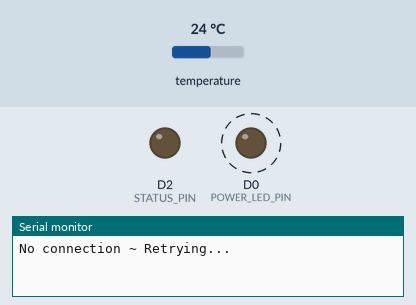
This program was run on a simulated ESP8266 (NodeMCU). On the bench: output pins drawn as LEDs (lit = HIGH), the last lines printed to the serial monitor. Dashed ring = blinking. The test bench sets the inputs (shaded band); at power-on: temperature 24 °C. WiFi joins after 1.5 s; servers stay silent unless stated; uploads are accepted with an empty reply.

Above: at 0.16 s.
At 1.92 s:
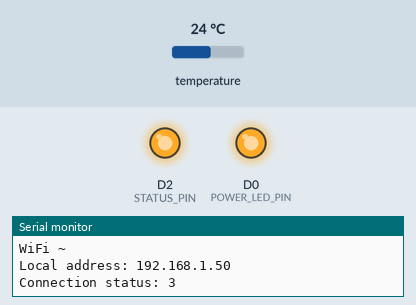
At 3.7 s:
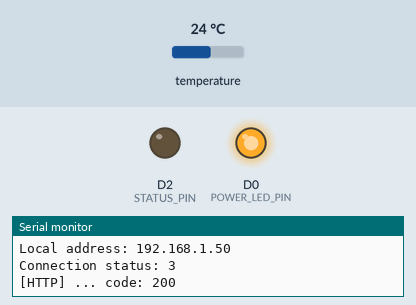
Timing chart, 0 to 8.5 s (numbered marks = the images above):
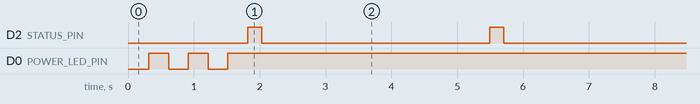

Measured:
- by itself, D2 (STATUS_PIN): alternates HIGH for 0.21 s and LOW for 3.5 s
- by itself, D0 (POWER_LED_PIN): alternates HIGH for 0.30 s and LOW for 0.30 s, 5 changes in all, then stays HIGH

The program:

main.cpp
```cpp
/**

 * POWER_LED_OUTPUT
 * If power is flashing, means no connection.
 * Otherwise, is connected
 *
 * STATUS_OUTPUT
 * If status led is turn on -> transmitting
 * If slowly flashing -> retrieve code 200 after post
 * If quickly flashing -> retrieve other code
 * If turn of -> not transmitting
 *
 */
#include <Arduino.h>
#include <OneWire.h>
#include <DallasTemperature.h>
#include <ESP8266WiFi.h>
#include <ESP8266HTTPClient.h>

const int POWER_LED_PIN = D0;
const int THERMOMETER_PIN = D1;
const int STATUS_PIN = D2;

const String WIFI_SSID = "";
const String WIFI_PASSWORD = "";
const String API_URL = "";

OneWire oneWire(THERMOMETER_PIN);
DallasTemperature sensors(&oneWire);


void initializeWiFi() {
  // Connect to the server
  WiFi.begin(WIFI_SSID, WIFI_PASSWORD);

}

void setup() {
  // Serialization
  Serial.begin(9600);
  sensors.begin();

  // Power LED
  pinMode(POWER_LED_PIN, OUTPUT);
  digitalWrite(POWER_LED_PIN, HIGH);
  pinMode(STATUS_PIN, OUTPUT);

  // WiFi connect
  initializeWiFi();
}


void sendTemperature() {
  digitalWrite(STATUS_PIN, HIGH);
  WiFiClient wifiClient;
  HTTPClient client;
  client.begin(wifiClient, API_URL);
  client.addHeader("Content-Type", "application/json");

  int httpCode = client.POST("{\"temperature\": " + String(sensors.getTempCByIndex(0)) + "}");
  if (httpCode > 0) {
      client.writeToStream(&Serial);

      // HTTP header has been send and Server response header has been handled
      Serial.printf("[HTTP] ... code: %d\n", httpCode);

      // file found at server
      if (httpCode == HTTP_CODE_OK) {
        String payload = client.getString();
        Serial.println(payload);

        // Slowly flashing
        for (int i = 0; i < 3; i++) {
          digitalWrite(STATUS_PIN, LOW);
          delay(500);
          digitalWrite(STATUS_PIN, HIGH);
        }

      }
    } else {
      Serial.printf("[HTTP] ... failed, error: %s\n", client.errorToString(httpCode).c_str());
      for (int i = 0; i < 3; i++) {
        digitalWrite(STATUS_PIN, LOW);
        delay(100);
        digitalWrite(STATUS_PIN, HIGH);
      }
    }
  client.end();
  digitalWrite(STATUS_PIN, LOW);
  delay(1000);
}

void sendWiFiInfo() {
  Serial.println("WiFi ~ ");

  Serial.print("Local address: ");
  Serial.println(WiFi.localIP());

  Serial.print("Connection status: ");
  Serial.println(WiFi.status());
}

void loopTemperature() {
  Serial.print(" Requesting temperatures...");
  sensors.requestTemperatures();
  Serial.println("DONE");

  Serial.print("Temperature is: ");
  Serial.print(sensors.getTempCByIndex(0));

  delay(200);
}

void loop() {
  while (!WiFi.isConnected()) {
    Serial.println("No connection ~ Retrying...");
    digitalWrite(POWER_LED_PIN, LOW);
    delay(300);
    digitalWrite(POWER_LED_PIN, HIGH);
    delay(300);
  }

  sendWiFiInfo();
  sendTemperature();
  loopTemperature();
}
```
